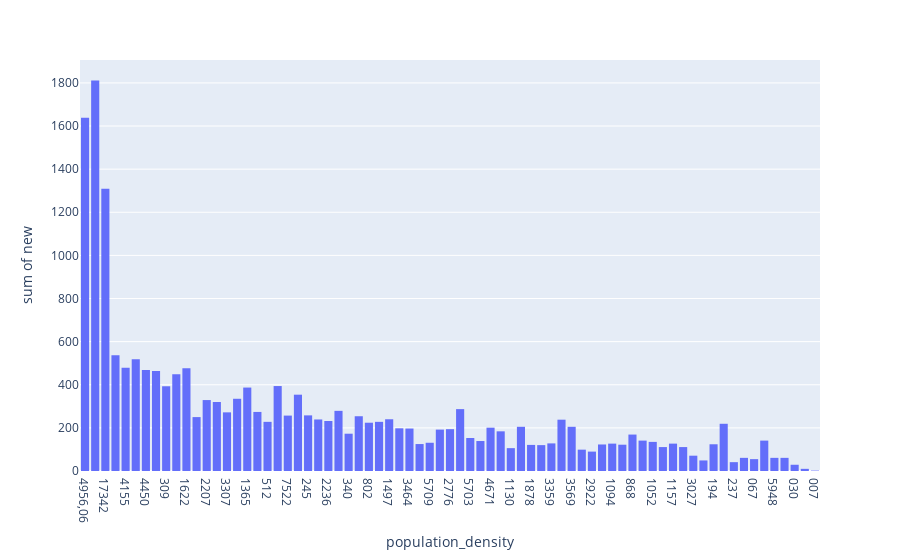

The notebook cell this image was saved under:
### Code cell
#Строим на графике процент заболевших за последний день людей в зависимости от плотности населения для каждого региона.
#по горизонтальной оси -  плотность населения (чел/км2); по вертикальной оси - количество заболевших за день. 

fig = px.histogram(new_tr, x="population_density", y="new", hover_name="city")
fig.show()

### Figure 1 — Plotly figure (JSON) as saved in the notebook; plotly's stock layout.template omitted (floating-point values rounded to 4 significant figures)
{"data": [{"alignmentgroup": "True", "bingroup": "x", "histfunc": "sum", "hovertemplate": "population_density=%{x}<br>sum of new=%{y}<extra></extra>", "legendgroup": "", "marker": {"color": "#636efa", "pattern": {"shape": ""}}, "name": "", "offsetgroup": "", "orientation": "v", "showlegend": false, "type": "histogram", "x": ["4956,06", "3843,90", "17342", "4181", "4155", "2219", "4450", "121", "309", "5935", "1622", "2392", "2207", "167", "3307", "4237", "1365", "1379", "512", "7331", "7522", "1581", "245", "3010", "2236", "197", "340", "1151", "802", "3421", "1497", "1574", "3464", "1049", "5709", "3677", "2776", "2052", "5703", "031", "4671", "6693", "1130", "6189", "1878", "4652", "3359", "4739", "3569", "2976", "2922", "343", "1094", "2800", "868", "218", "1052", "561", "1157", "363", "3027", "5752", "194", "51948", "237", "16224", "067", "9135", "5948", "2905", "030", "025", "007"], "xaxis": "x", "y": [1639, 1811, 1309, 537, 479, 518, 468, 464, 393, 449, 476, 250, 329, 320, 272, 335, 387, 274, 228, 394, 257, 354, 258, 239, 232, 279, 173, 254, 224, 228, 240, 198, 197, 125, 131, 192, 194, 287, 153, 139, 201, 184, 106, 205, 121, 120, 128, 238, 205, 99, 90, 123, 127, 122, 169, 141, 135, 111, 127, 111, 71, 49, 124, 219, 41, 61, 55, 141, 61, 61, 29, 10, 2], "yaxis": "y"}], "layout": {"barmode": "relative", "legend": {"tracegroupgap": 0}, "margin": {"t": 60}, "xaxis": {"anchor": "y", "domain": [0, 1], "title": {"text": "population_density"}}, "yaxis": {"anchor": "x", "domain": [0, 1], "title": {"text": "sum of new"}}}}
